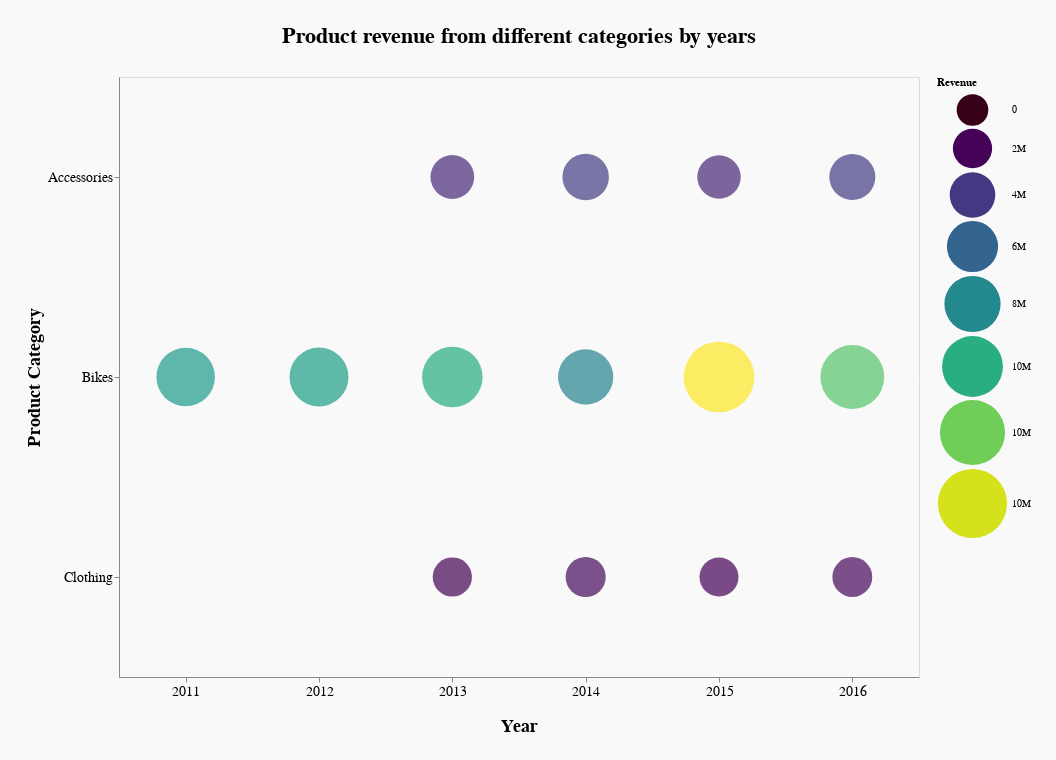

The code cell stored with this chart in its notebook:
### Code cell
c2

### Figure 1 — Vega-Lite specification as saved in the notebook (floating-point values rounded to 4 significant figures)
{"config": {"view": {"continuousWidth": 400, "continuousHeight": 300}, "title": {"dy": -25, "fontSize": 22}}, "data": {"name": "data-d532088b7832754d110f085fb425bd58"}, "mark": {"type": "point", "filled": true}, "background": "#F9F9F9", "encoding": {"color": {"type": "quantitative", "field": "Revenue", "legend": {"format": ".1s"}, "scale": {"scheme": "viridis"}}, "size": {"type": "quantitative", "field": "Revenue", "scale": {"range": [1000, 5000]}}, "tooltip": {"type": "quantitative", "field": "Revenue", "format": ".3s"}, "x": {"type": "nominal", "axis": {"labelAngle": 0, "labelFontSize": 14, "titleFontSize": 18, "titleY": 40}, "field": "Year"}, "y": {"type": "nominal", "axis": {"labelFontSize": 14, "title": "Product Category", "titleFontSize": 18}, "field": "Product_Category"}}, "height": 600, "padding": 25, "title": "Product revenue from different categories by years", "width": 800, "$schema": "https://vega.github.io/schema/vega-lite/v4.8.1.json", "datasets": {"data-d532088b7832754d110f085fb425bd58": [{"Year": 2011, "Product_Category": "Bikes", "Revenue": 8964888}, {"Year": 2012, "Product_Category": "Bikes", "Revenue": 9175983}, {"Year": 2013, "Product_Category": "Accessories", "Revenue": 3384215}, {"Year": 2013, "Product_Category": "Bikes", "Revenue": 9858787}, {"Year": 2013, "Product_Category": "Clothing", "Revenue": 1997035}, {"Year": 2014, "Product_Category": "Accessories", "Revenue": 4293592}, {"Year": 2014, "Product_Category": "Bikes", "Revenue": 7611243}, {"Year": 2014, "Product_Category": "Clothing", "Revenue": 2247889}, {"Year": 2015, "Product_Category": "Accessories", "Revenue": 3285954}, {"Year": 2015, "Product_Category": "Bikes", "Revenue": 14799083}, {"Year": 2015, "Product_Category": "Clothing", "Revenue": 1938954}, {"Year": 2016, "Product_Category": "Accessories", "Revenue": 4154231}, {"Year": 2016, "Product_Category": "Bikes", "Revenue": 11372150}, {"Year": 2016, "Product_Category": "Clothing", "Revenue": 2187004}]}}
